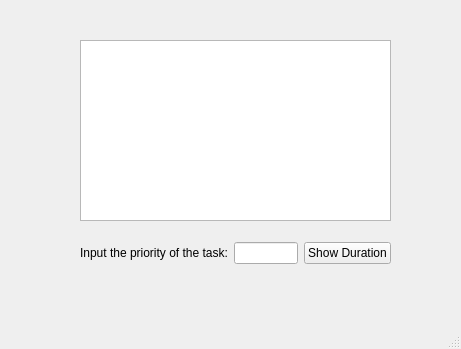
<?xml version="1.0" encoding="UTF-8"?>
<ui version="4.0">
 <class>TasksGUI</class>
 <widget class="QMainWindow" name="TasksGUI">
  <property name="geometry">
   <rect>
    <x>0</x>
    <y>0</y>
    <width>461</width>
    <height>349</height>
   </rect>
  </property>
  <property name="windowTitle">
   <string>TasksGUI</string>
  </property>
  <widget class="QWidget" name="centralwidget">
   <widget class="QListWidget" name="tasksListWidget">
    <property name="geometry">
     <rect>
      <x>80</x>
      <y>40</y>
      <width>311</width>
      <height>181</height>
     </rect>
    </property>
   </widget>
   <widget class="QWidget" name="layoutWidget">
    <property name="geometry">
     <rect>
      <x>80</x>
      <y>240</y>
      <width>311</width>
      <height>26</height>
     </rect>
    </property>
    <layout class="QHBoxLayout" name="horizontalLayout">
     <item>
      <widget class="QLabel" name="label">
       <property name="text">
        <string>Input the priority of the task:</string>
       </property>
      </widget>
     </item>
     <item>
      <widget class="QLineEdit" name="inputPriorityLineEdit"/>
     </item>
     <item>
      <widget class="QPushButton" name="showDurationButton">
       <property name="text">
        <string>Show Duration</string>
       </property>
      </widget>
     </item>
    </layout>
   </widget>
   <widget class="QLabel" name="totalDurationLabel">
    <property name="geometry">
     <rect>
      <x>160</x>
      <y>270</y>
      <width>161</width>
      <height>16</height>
     </rect>
    </property>
    <property name="text">
     <string/>
    </property>
   </widget>
  </widget>
  <widget class="QMenuBar" name="menubar">
   <property name="geometry">
    <rect>
     <x>0</x>
     <y>0</y>
     <width>461</width>
     <height>22</height>
    </rect>
   </property>
  </widget>
  <widget class="QStatusBar" name="statusbar"/>
 </widget>
 <resources/>
 <connections/>
</ui>
